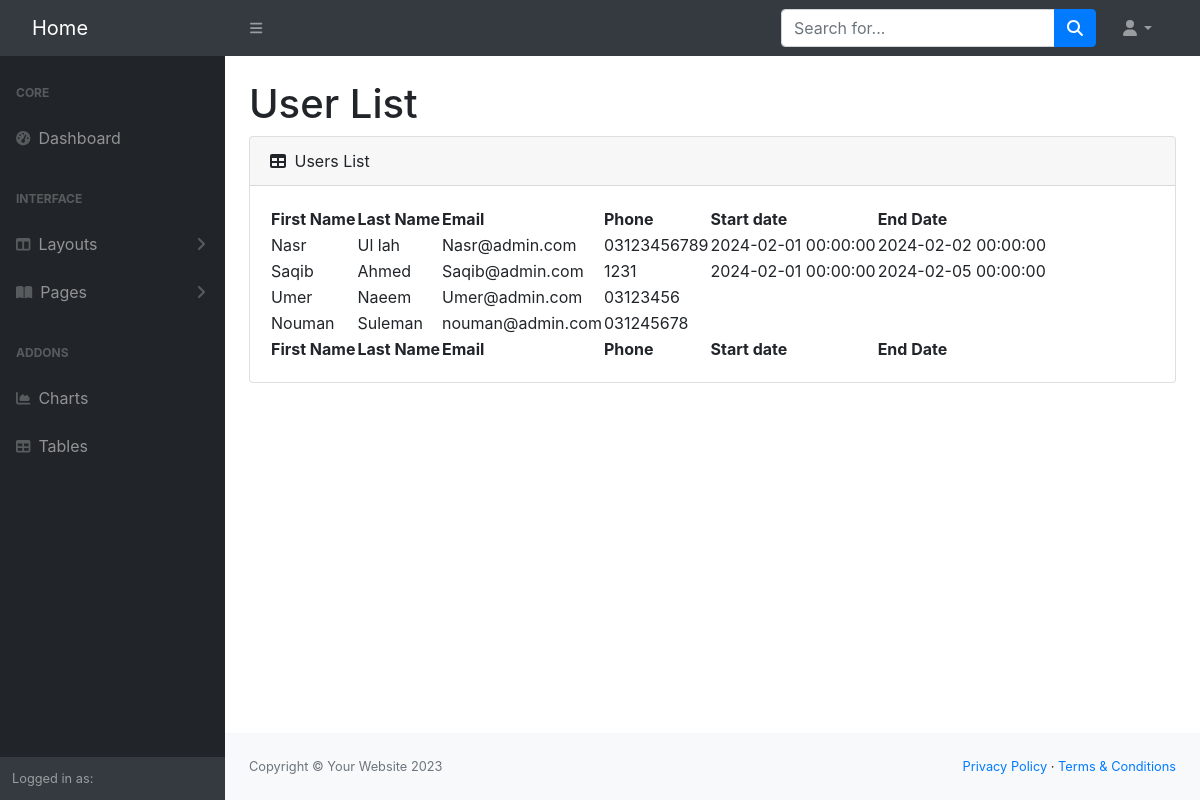
Screenshot of /user.php with the database file from the repository.
### tables this page shows
CREATE TABLE `task` (
  `id` int(11) NOT NULL,
  `user_id` int(11) NOT NULL,
  `s_date` datetime DEFAULT NULL,
  `e_date` datetime DEFAULT NULL,
  `status` varchar(255) DEFAULT NULL,
  `description` varchar(255) DEFAULT NULL
);

CREATE TABLE `user` (
  `id` int(11) NOT NULL,
  `f_name` varchar(255) NOT NULL,
  `l_name` varchar(255) NOT NULL,
  `email` varchar(255) NOT NULL,
  `password` varchar(255) NOT NULL,
  `phone` varchar(12) NOT NULL,
  `address` varchar(255) NOT NULL
);

### user.php (the view, shortened to what this page needs)
<?php
require_once('db_connection.php');
$query = "SELECT *,u.id as user_id,t.id as task_id from user u left join task t on u.id=t.user_id group by u.id";
$result = $conn->query($query);
?>
<!DOCTYPE html>
<html lang="en">
    <head>
        <link href="https://cdn.jsdelivr.net/npm/simple-datatables@7.1.2/dist/style.min.css" rel="stylesheet" />
        <link href="css/styles.css" rel="stylesheet" />
        <link rel="stylesheet" href="https://cdn.jsdelivr.net/npm/bootstrap@4.0.0/dist/css/bootstrap.min.css">
    </head>
    <body class="sb-nav-fixed">
        <nav class="sb-topnav navbar navbar-expand navbar-dark bg-dark">
            <a class="navbar-brand ps-3" href="index.php">Home</a>
            <button class="btn btn-link btn-sm order-1 order-lg-0 me-4 me-lg-0" id="sidebarToggle" href="#!"><i class="fas fa-bars"></i></button>
            <form class="d-none d-md-inline-block form-inline ms-auto me-0 me-md-3 my-2 my-md-0">
                <div class="input-group">
                    <input class="form-control" type="text" placeholder="Search for..." aria-label="Search for..." aria-describedby="btnNavbarSearch" />
                    <button class="btn btn-primary" id="btnNavbarSearch" type="button"><i class="fas fa-search"></i></button>
                </div>
            </form>
            <ul class="navbar-nav ms-auto ms-md-0 me-3 me-lg-4">
                <li class="nav-item dropdown">
                    <a class="nav-link dropdown-toggle" id="navbarDropdown" href="#" role="button" data-bs-toggle="dropdown" aria-expanded="false"><i class="fas fa-user fa-fw"></i></a>
                </li>
            </ul>
        </nav>
        <div id="layoutSidenav">
            <div id="layoutSidenav_nav">
                <nav class="sb-sidenav accordion sb-sidenav-dark" id="sidenavAccordion">
                    <div class="sb-sidenav-menu">
                        <div class="nav">
                            <div class="sb-sidenav-menu-heading">Core</div>
                            <a class="nav-link" href="index.php">
                                <div class="sb-nav-link-icon"><i class="fas fa-tachometer-alt"></i></div>
                                Dashboard
                            </a>
                            <div class="sb-sidenav-menu-heading">Interface</div>
                            <a class="nav-link collapsed" href="#" data-bs-toggle="collapse" data-bs-target="#collapseLayouts" aria-expanded="false" aria-controls="collapseLayouts">
                                <div class="sb-nav-link-icon"><i class="fas fa-columns"></i></div>
                                Layouts
                                <div class="sb-sidenav-collapse-arrow"><i class="fas fa-angle-down"></i></div>
                            </a>
                            <a class="nav-link collapsed" href="#" data-bs-toggle="collapse" data-bs-target="#collapsePages" aria-expanded="false" aria-controls="collapsePages">
                                <div class="sb-nav-link-icon"><i class="fas fa-book-open"></i></div>
                                Pages
                                <div class="sb-sidenav-collapse-arrow"><i class="fas fa-angle-down"></i></div>
                            </a>
                            <div class="sb-sidenav-menu-heading">Addons</div>
                            <a class="nav-link" href="charts.php">
                                <div class="sb-nav-link-icon"><i class="fas fa-chart-area"></i></div>
                                Charts
                            </a>
                            <a class="nav-link" href="tables.php">
                                <div class="sb-nav-link-icon"><i class="fas fa-table"></i></div>
                                Tables
                            </a>
                        </div>
                    </div>
                    <div class="sb-sidenav-footer">
                        <div class="small">Logged in as:</div>
                    </div>
                </nav>
            </div>
            <div id="layoutSidenav_content">
                <main>
                    <div class="container-fluid px-4">
                        <h1 class="mt-4">User List</h1>
                        <div class="card mb-4">
                            <div class="card-header">
                                <i class="fas fa-table me-1"></i>
                                Users List
                            </div>
                            <div class="card-body">
                                <table id="datatablesSimple">
                                    <thead>
                                        <tr>
                                            <th>First Name</th>
                                            <th>Last Name</th>
                                            <th>Email</th>
                                            <th>Phone</th>
                                            <th>Start date</th>
                                            <th>End Date</th>
                                        </tr>
                                    </thead>
                                    <tfoot>
                                        <tr>
                                            <th>First Name</th>
                                            <th>Last Name</th>
                                            <th>Email</th>
                                            <th>Phone</th>
                                            <th>Start date</th>
                                            <th>End Date</th>
                                        </tr>
                                    </tfoot>
                                    <tbody>
                            <?php
                            foreach ($result as $key => $val) { ?>
                                        <tr>
                                            <td><?= $val['f_name']?></td>
                                            <td><?= $val['l_name']?></td>
                                            <td><?= $val['email']?></td>
                                            <td><?= $val['phone']?></td>
                                            <td><?= $val['s_date']?></td>
                                            <td><?= $val['e_date']?></td>
                                        </tr>
                                        <?php } ?>
                                    </tbody>
                                </table>
                            </div>
                        </div>
                    </div>
                </main>
                <footer class="py-4 bg-light mt-auto">
                    <div class="container-fluid px-4">
                        <div class="d-flex align-items-center justify-content-between small">
                            <div class="text-muted">Copyright &copy; Your Website 2023</div>
                            <div>
                                <a href="#">Privacy Policy</a>
                                &middot;
                                <a href="#">Terms &amp; Conditions</a>
                            </div>
                        </div>
                    </div>
                </footer>
            </div>
        </div>
    </body>
</html>

### rows the page displays
task: user.f_name "Nasr", user.l_name "Ul lah", user.email "Nasr@admin.com", user.phone "03123456789", s_date "2024-02-01 00:00:00", e_date "2024-02-02 00:00:00"
task: user.f_name "Saqib", user.l_name "Ahmed", user.email "Saqib@admin.com", user.phone "1231", s_date "2024-02-01 00:00:00", e_date "2024-02-05 00:00:00"
user: f_name "Umer", l_name "Naeem", email "Umer@admin.com", phone "03123456"
user: f_name "Nouman", l_name "Suleman", email "nouman@admin.com", phone "031245678"
